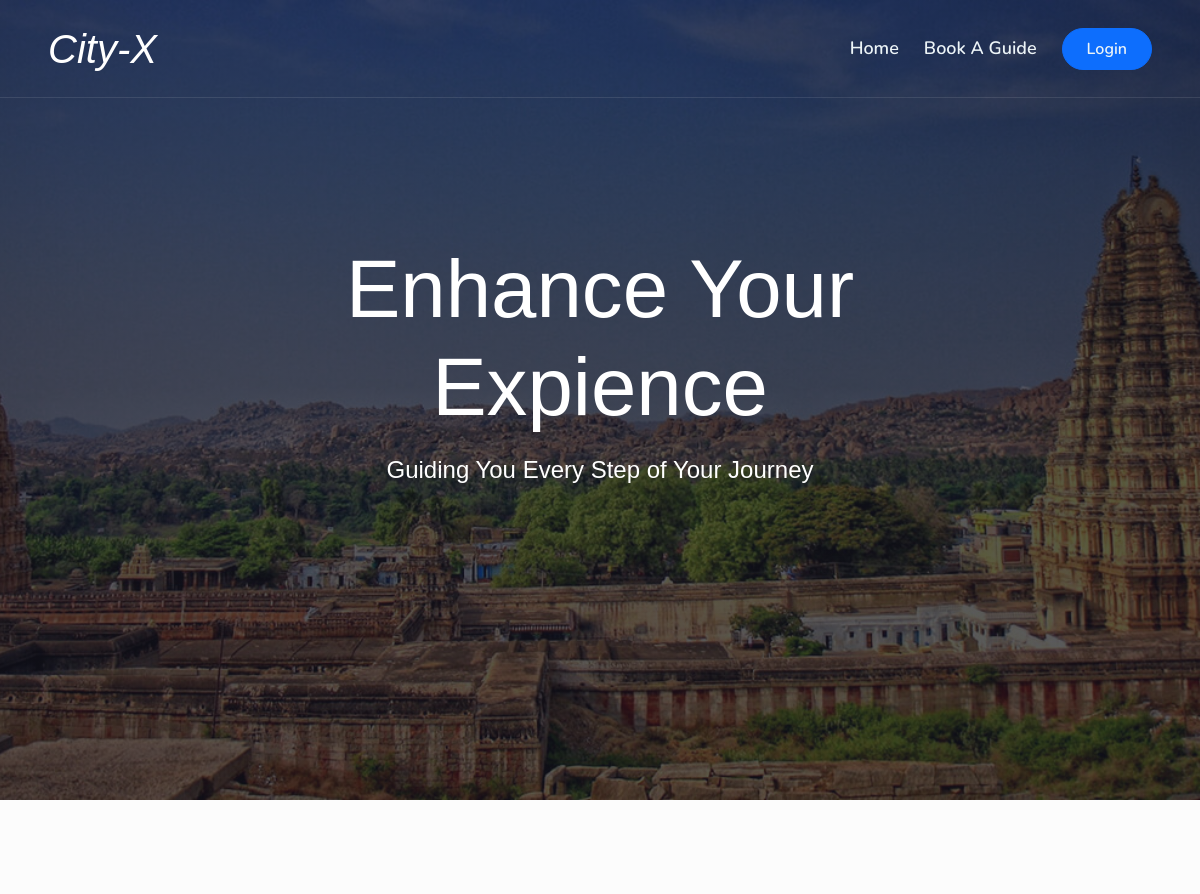
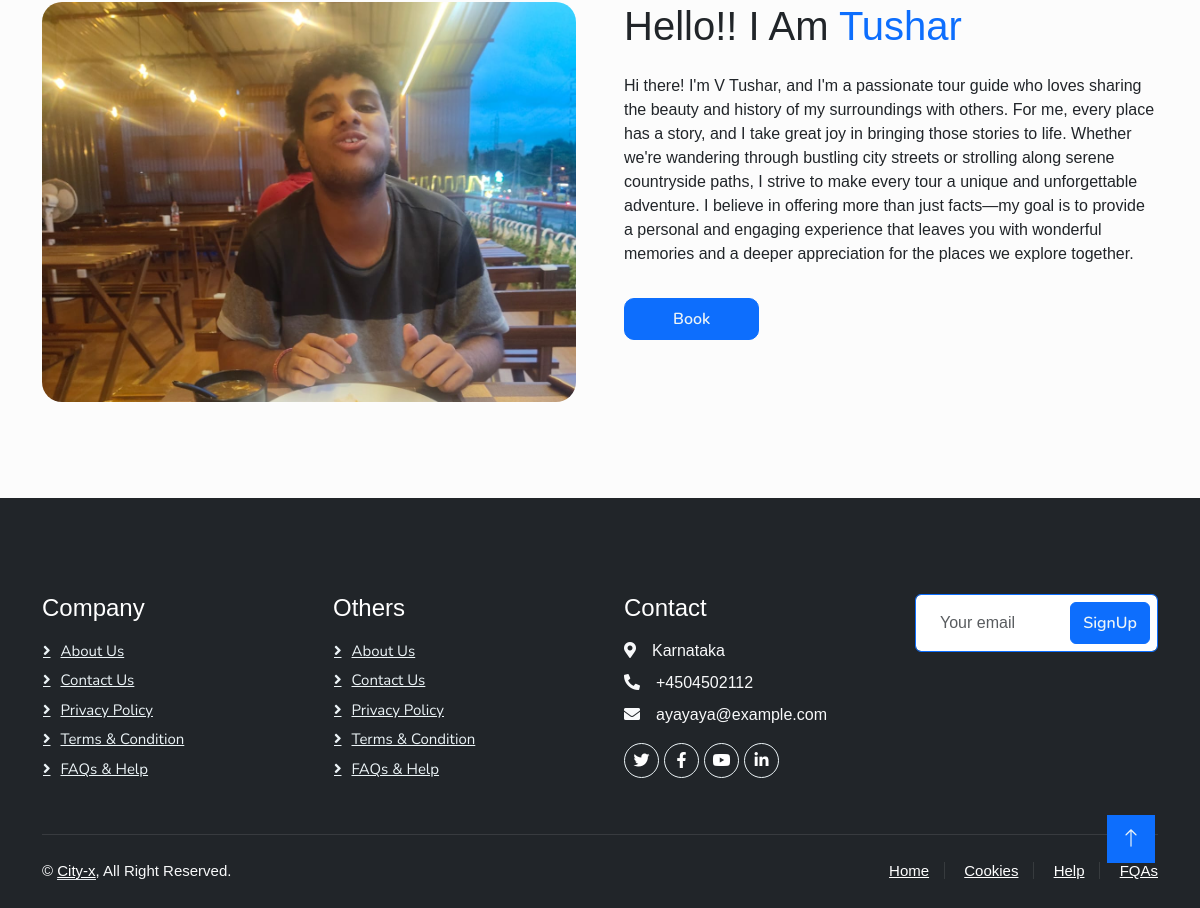
/2, run on the app's committed database (2 pictures, top to bottom).
### app/models.py (models this page shows, shortened)
class Reg_Guide(models.Model):
    aadhar_num = models.CharField(max_length=10)
    name = models.CharField(max_length=100)
    email = models.EmailField(unique=True)
    description = models.TextField()
    date_of_birth = models.DateField()
    phone_number = models.CharField(max_length=15)
    gender = models.CharField(max_length=100)
    place_loc = models.CharField(max_length=100)
    price = models.IntegerField()
    age = models.CharField(max_length=2)
    experience_years = models.PositiveIntegerField()
    certificate = models.ImageField(null=True, blank=True)
    photo = models.ImageField(null=True, blank=True)

### app/views.py (the view)
# urls.py: path('<int:id>', guide_details, name='guide_details'),
def guide_details(request, id):
    reg_Guide = get_object_or_404(Reg_Guide, pk=id)
    return render(request,'booking/guide_details.html',{'reg_Guide':reg_Guide})

### templates/booking/guide_details.html (shortened to what this page needs)
{% extends 'main.html' %} {% load static %} {% block content %}
<div class="container-fluid bg-primary py-5 mb-5 hero-header">
  <div class="container py-5">
    <div class="row justify-content-center py-5">
      <div class="col-lg-10 pt-lg-5 mt-lg-5 text-center">
        <h1 class="display-3 text-white mb-3 animated slideInDown">
          Enhance Your Expience
        </h1>
        <p class="fs-4 text-white mb-4 animated slideInDown">
          Guiding You Every Step of Your Journey
        </p>
      </div>
    </div>
  </div>
</div>
<div class="container-xxl py-5">
  <div class="container">
    <div class="row g-5">
      <div class="col-lg-6 wow fadeInUp" data-wow-delay="0.1s" style="min-height: 400px">
        <div class="position-relative h-100">
          <img class="img-fluid position-absolute w-100 h-100" src="{{ reg_Guide.photo.url }}" alt=""
            style="object-fit: cover; border-radius:20px" />
        </div>
      </div>
      <div class="col-lg-6 wow fadeInUp" data-wow-delay="0.3s">
        <h1 class="mb-4">
          Hello!! I Am <span class="text-primary">{{ reg_Guide.name }}</span>
        </h1>
        <p class="mb-4" style=" overflow-wrap: break-word;">{{reg_Guide.description}}</p>
        <button class="btn btn-primary py-2 px-5 mt-2" onclick="showPayPal()"
          style="border-radius: 10px; font-weight:600">Book</button><br>
      </div>
    </div>
  </div>
</div>
{% endblock %}

### static/css/style.css (style rules this page uses)
:root { --primary: #050a13; --secondary: #FE8800; --light: #ffffff; --dark: #14141F; }
body { font-family: Arial, sans-serif; margin: 0; padding: 0; background-color: #fcfcfc; }
.btn { font-family: 'Nunito', sans-serif; font-weight: 600; transition: .5s; }
.btn.btn-primary, .btn.btn-secondary { color: #ecf4f7; }
.hero-header .row { --bs-gutter-x: -14.5rem; display: flex; flex-wrap: wrap; margin-top: calc(var(--bs-gutter-y)* -1); margin-right: calc(var(--bs-gutter-x) / -2); margin-left: calc(var(--bs-gutter-x) / -2); }
.hero-header { background: linear-gradient(rgba(20, 20, 31, .7), rgba(20, 20, 31, .7)), url(../images/bg-hero.jpg); height: 100vh; background-position: center center; background-repeat: no-repeat; background-size: cover; }
.hero-header h1 { color: #ecf4f7; font-size: 5.1rem; }

### data on the page
Reg_Guide: photo (picture), name "Tushar", description "Hi there! I'm V Tushar, and I'm a passionate tour guide who loves sharing the beauty and history of my surroundings with others. For me, every place has a story, and I take great joy in bringing those stories to life. Whether we're wandering through bustling city streets or strolling along serene countryside paths, I strive to make every tour a unique and unforgettable adventure. I believe in offering more than just facts—my goal is to provide a personal and engaging experience that leaves you with wonderful memories and a deeper appreciation for the places we explore together."
